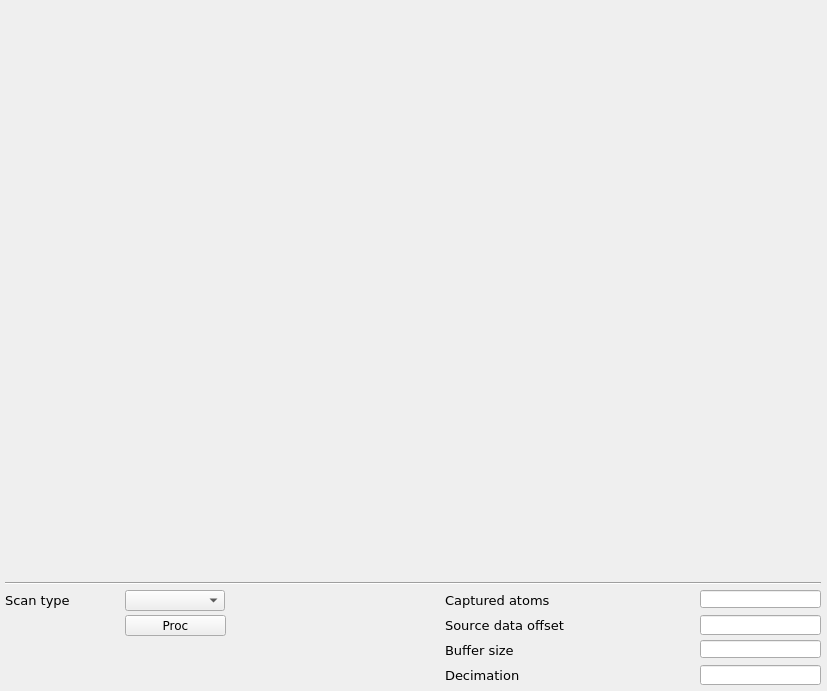
<?xml version="1.0" encoding="UTF-8"?>
<ui version="4.0">
 <class>mainWindow</class>
 <widget class="QMainWindow" name="mainWindow">
  <property name="geometry">
   <rect>
    <x>0</x>
    <y>0</y>
    <width>827</width>
    <height>691</height>
   </rect>
  </property>
  <property name="windowTitle">
   <string/>
  </property>
  <property name="Title" stdset="0">
   <string>$(BPM)</string>
  </property>
  <widget class="QWidget" name="centralwidget">
   <widget class="Line" name="line">
    <property name="geometry">
     <rect>
      <x>5</x>
      <y>575</y>
      <width>816</width>
      <height>16</height>
     </rect>
    </property>
    <property name="orientation">
     <enum>Qt::Horizontal</enum>
    </property>
   </widget>
   <widget class="caCartesianPlot" name="caCartesianPlot">
    <property name="geometry">
     <rect>
      <x>4</x>
      <y>10</y>
      <width>816</width>
      <height>561</height>
     </rect>
    </property>
    <property name="font">
     <font>
      <family>Sans</family>
      <pointsize>8</pointsize>
     </font>
    </property>
    <property name="Title" stdset="0">
     <string notr="true">SUM signal</string>
    </property>
    <property name="TitleX">
     <string notr="true">Bunches</string>
    </property>
    <property name="TitleY">
     <string notr="true">Arbitrary units</string>
    </property>
    <property name="channels_1" stdset="0">
     <string notr="true">;$(BPM):bunch_synth.Sum</string>
    </property>
    <property name="Style_1">
     <enum>caCartesianPlot::Lines</enum>
    </property>
    <property name="symbol_1">
     <enum>caCartesianPlot::Star1</enum>
    </property>
    <property name="color_1">
     <color>
      <red>255</red>
      <green>170</green>
      <blue>0</blue>
     </color>
    </property>
    <property name="channels_2" stdset="0">
     <string notr="true"/>
    </property>
    <property name="symbol_2">
     <enum>caCartesianPlot::Star2</enum>
    </property>
    <property name="color_2">
     <color>
      <red>6</red>
      <green>0</green>
      <blue>255</blue>
     </color>
    </property>
    <property name="plotMode">
     <enum>caCartesianPlot::PlotNPointsAndStop</enum>
    </property>
    <property name="countNumOrChannel" stdset="0">
     <string notr="true"/>
    </property>
    <property name="triggerChannel" stdset="0">
     <string notr="true"/>
    </property>
    <property name="foreground">
     <color alpha="0">
      <red>255</red>
      <green>255</green>
      <blue>255</blue>
     </color>
    </property>
    <property name="gridColor">
     <color>
      <red>0</red>
      <green>0</green>
      <blue>0</blue>
     </color>
    </property>
    <property name="XaxisScaling" stdset="0">
     <enum>caCartesianPlot::Auto</enum>
    </property>
    <property name="XaxisLimits">
     <string>0;100</string>
    </property>
    <property name="YaxisLimits">
     <string>-1000000;-900000</string>
    </property>
   </widget>
   <widget class="QLabel" name="label_24">
    <property name="geometry">
     <rect>
      <x>445</x>
      <y>590</y>
      <width>126</width>
      <height>21</height>
     </rect>
    </property>
    <property name="font">
     <font>
      <family>DejaVu Sans</family>
      <pointsize>10</pointsize>
     </font>
    </property>
    <property name="text">
     <string>Captured atoms</string>
    </property>
   </widget>
   <widget class="caTextEntry" name="catextentry_51">
    <property name="geometry">
     <rect>
      <x>700</x>
      <y>615</y>
      <width>121</width>
      <height>20</height>
     </rect>
    </property>
    <property name="font">
     <font>
      <family>DejaVu Sans</family>
      <pointsize>9</pointsize>
      <stylestrategy>PreferDefault</stylestrategy>
     </font>
    </property>
    <property name="alignment">
     <set>Qt::AlignRight|Qt::AlignTrailing|Qt::AlignVCenter</set>
    </property>
    <property name="channel" stdset="0">
     <string notr="true">$(BPM):bunch_synth.OFFS</string>
    </property>
    <property name="background">
     <color>
      <red>230</red>
      <green>230</green>
      <blue>230</blue>
     </color>
    </property>
    <property name="colorMode">
     <enum>caLineEdit::Static</enum>
    </property>
    <property name="precision">
     <number>4</number>
    </property>
    <property name="precisionMode">
     <enum>caLineEdit::Channel</enum>
    </property>
    <property name="maxValue">
     <double>2.000000000000000</double>
    </property>
    <property name="minValue">
     <double>0.100000000000000</double>
    </property>
   </widget>
   <widget class="QLabel" name="label_23">
    <property name="geometry">
     <rect>
      <x>445</x>
      <y>615</y>
      <width>146</width>
      <height>20</height>
     </rect>
    </property>
    <property name="font">
     <font>
      <family>DejaVu Sans</family>
      <pointsize>10</pointsize>
     </font>
    </property>
    <property name="text">
     <string>Source data offset</string>
    </property>
   </widget>
   <widget class="caLineEdit" name="calineedit_34">
    <property name="geometry">
     <rect>
      <x>700</x>
      <y>590</y>
      <width>121</width>
      <height>18</height>
     </rect>
    </property>
    <property name="sizePolicy">
     <sizepolicy hsizetype="Preferred" vsizetype="Preferred">
      <horstretch>0</horstretch>
      <verstretch>0</verstretch>
     </sizepolicy>
    </property>
    <property name="font">
     <font>
      <family>DejaVu Sans</family>
      <pointsize>11</pointsize>
      <stylestrategy>PreferDefault</stylestrategy>
     </font>
    </property>
    <property name="alignment">
     <set>Qt::AlignRight|Qt::AlignTrailing|Qt::AlignVCenter</set>
    </property>
    <property name="channel" stdset="0">
     <string notr="true">$(BPM):bunch:captured_atoms</string>
    </property>
    <property name="background">
     <color>
      <red>255</red>
      <green>255</green>
      <blue>255</blue>
     </color>
    </property>
    <property name="colorMode">
     <enum>caLineEdit::Static</enum>
    </property>
   </widget>
   <widget class="QLabel" name="label_21">
    <property name="geometry">
     <rect>
      <x>5</x>
      <y>590</y>
      <width>101</width>
      <height>20</height>
     </rect>
    </property>
    <property name="font">
     <font>
      <family>DejaVu Sans</family>
      <pointsize>10</pointsize>
     </font>
    </property>
    <property name="styleSheet">
     <string notr="true">color: rgb(0, 0, 0);</string>
    </property>
    <property name="text">
     <string>Scan type</string>
    </property>
   </widget>
   <widget class="caMessageButton" name="camessagebutton">
    <property name="geometry">
     <rect>
      <x>125</x>
      <y>615</y>
      <width>101</width>
      <height>21</height>
     </rect>
    </property>
    <property name="font">
     <font>
      <family>DejaVu Sans</family>
      <pointsize>9</pointsize>
     </font>
    </property>
    <property name="text">
     <string>Proc</string>
    </property>
    <property name="flat">
     <bool>false</bool>
    </property>
    <property name="fontScaleMode">
     <enum>EPushButton::WidthAndHeight</enum>
    </property>
    <property name="channel" stdset="0">
     <string notr="true">$(BPM):bunch_synth.PROC</string>
    </property>
    <property name="background">
     <color>
      <red>254</red>
      <green>217</green>
      <blue>188</blue>
     </color>
    </property>
    <property name="pressMessage">
     <string notr="true">1</string>
    </property>
   </widget>
   <widget class="caLineEdit" name="calineedit_35">
    <property name="geometry">
     <rect>
      <x>700</x>
      <y>640</y>
      <width>121</width>
      <height>18</height>
     </rect>
    </property>
    <property name="sizePolicy">
     <sizepolicy hsizetype="Preferred" vsizetype="Preferred">
      <horstretch>0</horstretch>
      <verstretch>0</verstretch>
     </sizepolicy>
    </property>
    <property name="font">
     <font>
      <family>DejaVu Sans</family>
      <pointsize>11</pointsize>
      <stylestrategy>PreferDefault</stylestrategy>
     </font>
    </property>
    <property name="alignment">
     <set>Qt::AlignRight|Qt::AlignTrailing|Qt::AlignVCenter</set>
    </property>
    <property name="channel" stdset="0">
     <string notr="true">$(BPM):bunch_synth.NGRP</string>
    </property>
    <property name="background">
     <color>
      <red>255</red>
      <green>255</green>
      <blue>255</blue>
     </color>
    </property>
    <property name="colorMode">
     <enum>caLineEdit::Static</enum>
    </property>
   </widget>
   <widget class="QLabel" name="label_19">
    <property name="geometry">
     <rect>
      <x>445</x>
      <y>640</y>
      <width>156</width>
      <height>20</height>
     </rect>
    </property>
    <property name="font">
     <font>
      <family>DejaVu Sans</family>
      <pointsize>10</pointsize>
     </font>
    </property>
    <property name="text">
     <string>Buffer size</string>
    </property>
   </widget>
   <widget class="QLabel" name="label_22">
    <property name="geometry">
     <rect>
      <x>445</x>
      <y>665</y>
      <width>181</width>
      <height>20</height>
     </rect>
    </property>
    <property name="font">
     <font>
      <family>DejaVu Sans</family>
      <pointsize>10</pointsize>
     </font>
    </property>
    <property name="text">
     <string>Decimation</string>
    </property>
   </widget>
   <widget class="caTextEntry" name="catextentry_52">
    <property name="geometry">
     <rect>
      <x>700</x>
      <y>665</y>
      <width>121</width>
      <height>20</height>
     </rect>
    </property>
    <property name="font">
     <font>
      <family>DejaVu Sans</family>
      <pointsize>9</pointsize>
      <stylestrategy>PreferDefault</stylestrategy>
     </font>
    </property>
    <property name="alignment">
     <set>Qt::AlignRight|Qt::AlignTrailing|Qt::AlignVCenter</set>
    </property>
    <property name="channel" stdset="0">
     <string notr="true">$(BPM):bunch_synth:request_qualifiers:decimation</string>
    </property>
    <property name="background">
     <color>
      <red>230</red>
      <green>230</green>
      <blue>230</blue>
     </color>
    </property>
    <property name="colorMode">
     <enum>caLineEdit::Static</enum>
    </property>
    <property name="precision">
     <number>4</number>
    </property>
    <property name="precisionMode">
     <enum>caLineEdit::Channel</enum>
    </property>
    <property name="maxValue">
     <double>2.000000000000000</double>
    </property>
    <property name="minValue">
     <double>0.100000000000000</double>
    </property>
   </widget>
   <widget class="caMenu" name="camenu_14">
    <property name="geometry">
     <rect>
      <x>125</x>
      <y>590</y>
      <width>100</width>
      <height>21</height>
     </rect>
    </property>
    <property name="font">
     <font>
      <family>DejaVu Sans</family>
      <pointsize>9</pointsize>
     </font>
    </property>
    <property name="styleSheet">
     <string notr="true">color: rgb(0, 0, 0);</string>
    </property>
    <property name="frame">
     <bool>true</bool>
    </property>
    <property name="channel" stdset="0">
     <string notr="true">$(BPM):bunch_synth.SCAN</string>
    </property>
    <property name="labelDisplay">
     <bool>false</bool>
    </property>
   </widget>
  </widget>
 </widget>
 <customwidgets>
  <customwidget>
   <class>QwtPlot</class>
   <extends>QFrame</extends>
   <header>qwt_plot.h</header>
  </customwidget>
  <customwidget>
   <class>caMenu</class>
   <extends>QComboBox</extends>
   <header>caMenu</header>
  </customwidget>
  <customwidget>
   <class>caTextEntry</class>
   <extends>caLineEdit</extends>
   <header>caTextEntry</header>
  </customwidget>
  <customwidget>
   <class>caMessageButton</class>
   <extends>QPushButton</extends>
   <header>caMessageButton</header>
  </customwidget>
  <customwidget>
   <class>caLineEdit</class>
   <extends>QLineEdit</extends>
   <header>caLineEdit</header>
  </customwidget>
  <customwidget>
   <class>caCartesianPlot</class>
   <extends>QwtPlot</extends>
   <header>caCartesianPlot</header>
   <container>1</container>
  </customwidget>
 </customwidgets>
 <resources/>
 <connections/>
</ui>
